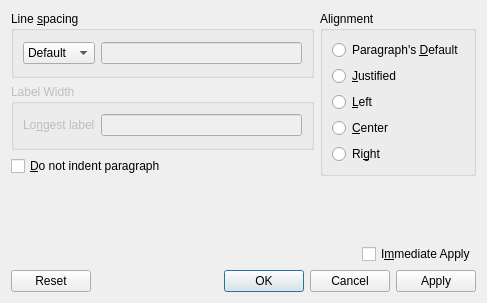
<?xml version="1.0" encoding="UTF-8"?>
<ui version="4.0">
 <class>ParagraphUi</class>
 <widget class="QDialog" name="ParagraphUi">
  <property name="geometry">
   <rect>
    <x>0</x>
    <y>0</y>
    <width>487</width>
    <height>303</height>
   </rect>
  </property>
  <property name="focusPolicy">
   <enum>Qt::NoFocus</enum>
  </property>
  <property name="windowTitle">
   <string/>
  </property>
  <layout class="QGridLayout" name="gridLayout">
   <item row="0" column="0">
    <widget class="QGroupBox" name="groupBox">
     <property name="title">
      <string>Line &amp;spacing</string>
     </property>
     <property name="flat">
      <bool>true</bool>
     </property>
     <layout class="QGridLayout">
      <property name="leftMargin">
       <number>9</number>
      </property>
      <property name="topMargin">
       <number>9</number>
      </property>
      <property name="rightMargin">
       <number>9</number>
      </property>
      <property name="bottomMargin">
       <number>9</number>
      </property>
      <property name="spacing">
       <number>6</number>
      </property>
      <item row="0" column="1">
       <widget class="QLineEdit" name="linespacingValue">
        <property name="enabled">
         <bool>false</bool>
        </property>
        <property name="inputMethodHints">
         <set>Qt::ImhFormattedNumbersOnly|Qt::ImhLatinOnly</set>
        </property>
       </widget>
      </item>
      <item row="0" column="0">
       <widget class="QComboBox" name="linespacing">
        <item>
         <property name="text">
          <string>Default</string>
         </property>
        </item>
        <item>
         <property name="text">
          <string>Single</string>
         </property>
        </item>
        <item>
         <property name="text">
          <string>1.5</string>
         </property>
        </item>
        <item>
         <property name="text">
          <string>Double</string>
         </property>
        </item>
        <item>
         <property name="text">
          <string>Custom</string>
         </property>
        </item>
       </widget>
      </item>
     </layout>
    </widget>
   </item>
   <item row="0" column="1" rowspan="3" colspan="2">
    <widget class="QGroupBox" name="aligmentGB">
     <property name="title">
      <string>Alignment</string>
     </property>
     <property name="flat">
      <bool>true</bool>
     </property>
     <layout class="QGridLayout">
      <property name="leftMargin">
       <number>9</number>
      </property>
      <property name="topMargin">
       <number>9</number>
      </property>
      <property name="rightMargin">
       <number>9</number>
      </property>
      <property name="bottomMargin">
       <number>9</number>
      </property>
      <property name="spacing">
       <number>6</number>
      </property>
      <item row="1" column="0">
       <widget class="QRadioButton" name="alignJustRB">
        <property name="text">
         <string>&amp;Justified</string>
        </property>
       </widget>
      </item>
      <item row="2" column="0">
       <widget class="QRadioButton" name="alignLeftRB">
        <property name="text">
         <string>&amp;Left</string>
        </property>
       </widget>
      </item>
      <item row="3" column="0">
       <widget class="QRadioButton" name="alignCenterRB">
        <property name="text">
         <string>&amp;Center</string>
        </property>
       </widget>
      </item>
      <item row="4" column="0">
       <widget class="QRadioButton" name="alignRightRB">
        <property name="text">
         <string>Ri&amp;ght</string>
        </property>
       </widget>
      </item>
      <item row="0" column="0">
       <widget class="QRadioButton" name="alignDefaultRB">
        <property name="toolTip">
         <string>Use the default alignment for this paragraph, whatever it is.</string>
        </property>
        <property name="text">
         <string>Paragraph's &amp;Default</string>
        </property>
       </widget>
      </item>
     </layout>
    </widget>
   </item>
   <item row="1" column="0">
    <widget class="QGroupBox" name="labelwidthGB">
     <property name="enabled">
      <bool>false</bool>
     </property>
     <property name="title">
      <string>Label Width</string>
     </property>
     <property name="flat">
      <bool>true</bool>
     </property>
     <layout class="QGridLayout">
      <property name="leftMargin">
       <number>9</number>
      </property>
      <property name="topMargin">
       <number>9</number>
      </property>
      <property name="rightMargin">
       <number>9</number>
      </property>
      <property name="bottomMargin">
       <number>9</number>
      </property>
      <property name="spacing">
       <number>6</number>
      </property>
      <item row="0" column="0">
       <widget class="QLabel" name="TextLabel2">
        <property name="toolTip">
         <string>This text defines the width of the paragraph label</string>
        </property>
        <property name="text">
         <string>Lo&amp;ngest label</string>
        </property>
        <property name="buddy">
         <cstring>labelWidth</cstring>
        </property>
       </widget>
      </item>
      <item row="0" column="1">
       <widget class="QLineEdit" name="labelWidth">
        <property name="toolTip">
         <string>This text defines the width of the paragraph label</string>
        </property>
       </widget>
      </item>
     </layout>
    </widget>
   </item>
   <item row="2" column="0">
    <widget class="QCheckBox" name="noindentCB">
     <property name="text">
      <string>&amp;Do not indent paragraph</string>
     </property>
    </widget>
   </item>
   <item row="3" column="0" colspan="3">
    <spacer>
     <property name="orientation">
      <enum>Qt::Vertical</enum>
     </property>
     <property name="sizeHint" stdset="0">
      <size>
       <width>351</width>
       <height>16</height>
      </size>
     </property>
    </spacer>
   </item>
   <item row="4" column="0" rowspan="2" colspan="2">
    <spacer>
     <property name="orientation">
      <enum>Qt::Horizontal</enum>
     </property>
     <property name="sizeHint" stdset="0">
      <size>
       <width>281</width>
       <height>31</height>
      </size>
     </property>
    </spacer>
   </item>
   <item row="5" column="2">
    <widget class="QCheckBox" name="synchronizedViewCB">
     <property name="layoutDirection">
      <enum>Qt::LeftToRight</enum>
     </property>
     <property name="text">
      <string>I&amp;mmediate Apply</string>
     </property>
    </widget>
   </item>
   <item row="6" column="0" colspan="3">
    <widget class="QDialogButtonBox" name="buttonBox">
     <property name="standardButtons">
      <set>QDialogButtonBox::Apply|QDialogButtonBox::Cancel|QDialogButtonBox::Ok|QDialogButtonBox::Reset</set>
     </property>
    </widget>
   </item>
  </layout>
 </widget>
 <tabstops>
  <tabstop>linespacing</tabstop>
  <tabstop>linespacingValue</tabstop>
  <tabstop>labelWidth</tabstop>
  <tabstop>noindentCB</tabstop>
  <tabstop>alignDefaultRB</tabstop>
  <tabstop>alignJustRB</tabstop>
  <tabstop>alignLeftRB</tabstop>
  <tabstop>alignCenterRB</tabstop>
  <tabstop>alignRightRB</tabstop>
  <tabstop>synchronizedViewCB</tabstop>
 </tabstops>
 <includes>
  <include location="local">qt_i18n.h</include>
 </includes>
 <resources/>
 <connections/>
</ui>
